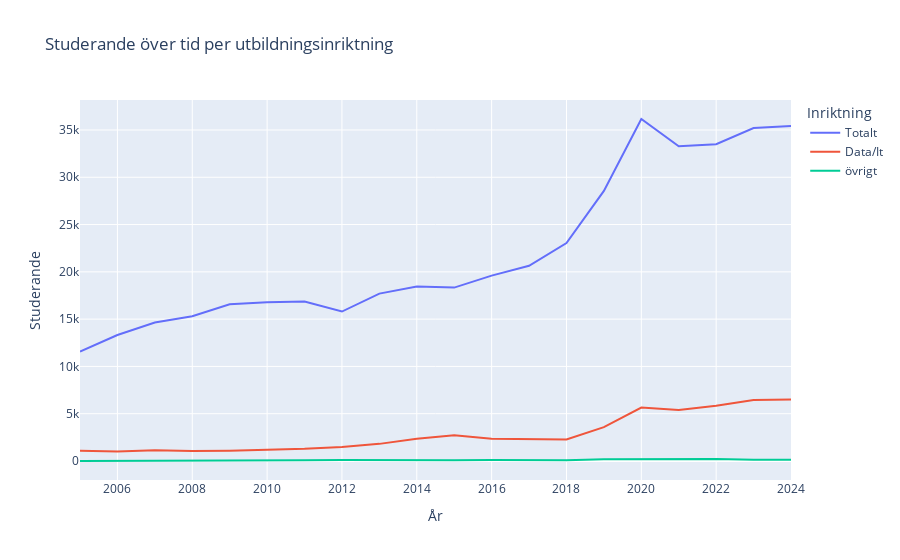

The code cell stored with this chart in its notebook:
### Code cell
def line_plot_stud(df, areas):
    df_melted = df.melt(id_vars=["År"], var_name="Inriktning", value_name="Studerande")
    resultat = df_melted[df_melted["Inriktning"].isin(areas)]

    # Input list for multiple options
    fig = px.line(
        resultat,
        x="År",
        y="Studerande",
        color="Inriktning",
        title=f"Studerande över tid per utbildningsinriktning "
    )
    return fig


line_plot_stud(df, ["Totalt", "Data/It"])

### Figure 1 — Plotly figure (JSON) as saved in the notebook; plotly's stock layout.template omitted (floating-point values rounded to 4 significant figures)
{"data": [{"hovertemplate": "Inriktning=Totalt<br>År=%{x}<br>Studerande=%{y}<extra></extra>", "legendgroup": "Totalt", "line": {"color": "#636efa", "dash": "solid"}, "marker": {"symbol": "circle"}, "mode": "lines", "name": "Totalt", "orientation": "v", "showlegend": true, "type": "scatter", "x": [2005, 2006, 2007, 2008, 2009, 2010, 2011, 2012, 2013, 2014, 2015, 2016, 2017, 2018, 2019, 2020, 2021, 2022, 2023, 2024], "xaxis": "x", "y": [11574, 13323, 14652, 15298, 16572, 16792, 16855, 15801, 17697, 18442, 18334, 19600, 20642, 23052, 28561, 36162, 33282, 33494, 35210, 35426], "yaxis": "y"}, {"hovertemplate": "Inriktning=Data/It<br>År=%{x}<br>Studerande=%{y}<extra></extra>", "legendgroup": "Data/It", "line": {"color": "#EF553B", "dash": "solid"}, "marker": {"symbol": "circle"}, "mode": "lines", "name": "Data/It", "orientation": "v", "showlegend": true, "type": "scatter", "x": [2005, 2006, 2007, 2008, 2009, 2010, 2011, 2012, 2013, 2014, 2015, 2016, 2017, 2018, 2019, 2020, 2021, 2022, 2023, 2024], "xaxis": "x", "y": [1096, 998, 1149, 1064, 1089, 1164, 1286, 1476, 1811, 2356, 2718, 2355, 2302, 2285, 3584, 5647, 5387, 5831, 6445, 6490], "yaxis": "y"}, {"hovertemplate": "Inriktning=övrigt<br>År=%{x}<br>Studerande=%{y}<extra></extra>", "legendgroup": "övrigt", "line": {"color": "#00cc96", "dash": "solid"}, "marker": {"symbol": "circle"}, "mode": "lines", "name": "övrigt", "orientation": "v", "showlegend": true, "type": "scatter", "x": [2005, 2006, 2007, 2008, 2009, 2010, 2011, 2012, 2013, 2014, 2015, 2016, 2017, 2018, 2019, 2020, 2021, 2022, 2023, 2024], "xaxis": "x", "y": [0, 0, 0, 29, 30, 30, 69, 107, 91, 45, 67, 104, 110, 76, 187, 189, 213, 222, 122, 140], "yaxis": "y"}], "layout": {"legend": {"title": {"text": "Inriktning"}, "tracegroupgap": 0}, "title": {"text": "Studerande över tid per utbildningsinriktning "}, "xaxis": {"anchor": "y", "domain": [0, 1], "title": {"text": "År"}}, "yaxis": {"anchor": "x", "domain": [0, 1], "title": {"text": "Studerande"}}}}
